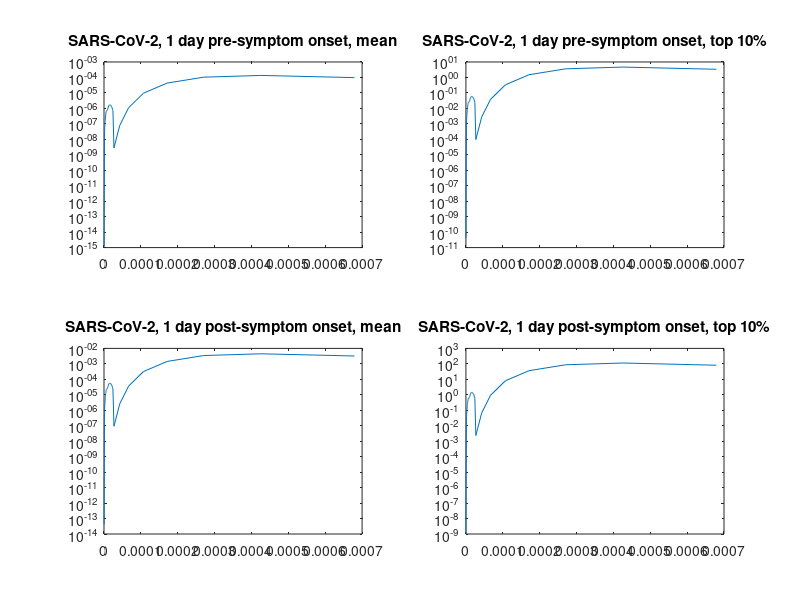

Source code (MATLAB):
%This script determines the expected rate of shedding SARS-CoV-2 via  
%droplets and aerosols while singing.

%Currently, data for talking (normally) are input for the particle profile

clear all
close all
clc

%Define values
p = 997e3; %Density of water at room temperature {g/m3}
Vml_Vg = 1; %Conversion factor (volume) from g to ml for water at room
            %temperature
v_SARS2_1daypre = 5.48; %SARS-CoV-2 mean viral load, -1 day {log10 copies/ml}
uCI_1daypre = 6.70; %upper 95% CI for v_SARS2_1daypre {log10 copies/ml}
lCI_1daypre = 4.25; %lower 95% CI for v_SARS2_1daypre {log10 copies/ml}
v_SARS2_1daypre_top10 = 10.01992; %SARS-CoV-2 viral load (98th cp), -1 day {log10 copies/ml}
uCI_1daypre_top10 = 12.51300;
lCI_1daypre_top10 = 8.02355;

v_SARS2_1daypost = 7.00; %SARS-CoV-2 mean viral load, -1 day {log10 copies/ml}
uCI_1daypost = 7.58;
lCI_1daypost = 6.43;
v_SARS2_1daypost_top10 = 11.40318; %SARS-CoV-2 viral load (98th cp), -1 day {log10 copies/ml}
uCI_1daypost_top10 = 12.48296;
lCI_1daypost_top10 = 10.41681;

gamma = 0.1e-2; %viability proportion {%}

%particle profile
d = [0.276687125
0.298633223
0.322320029
0.347885609
0.375478985
0.405260995
0.437405236
0.472099075
0.509544737
0.549960492
0.593581918
0.640663282
0.691479016
0.746325322
0.805521892
0.86941378
0.938373405
1.012802727
1.07688963
1.156428991
1.252954263
1.351503671
1.457804348
1.565478174
1.673634257
1.805271676
1.938609532
2.081795759
2.255559911
2.411392505
2.577991294
2.768402431
2.986147347
3.235396275
3.474363523
3.714401076
3.988747749
4.264323186
4.599727708
4.939464846
5.327971715
5.721497153
6.116785143
6.568572556
7.116840768
7.642492561
8.206969139
8.813138109
9.464078885
10.16309832
10.91374753
11.77215345
12.75475621
13.75796416
14.77413113
15.79484938
16.88608723
17.97249338
19.38609532
20.63334536
22.05886624
23.16646573
24.22156179
26.97361948
42.64167484
66.72819729
107.1110444
171.0602771
270.4233565
425.3331983
679.2727599]*1e-6; %hydrated particle diameters for given respiratory activity {m}
V = (p*pi*Vml_Vg/6)* d.^3; %particle volumes {ml}
R = [3.7997E-04
7.0574E-04
1.3294E-03
2.4007E-03
4.3966E-03
7.1945E-03
1.1940E-02
2.0670E-02
3.1525E-02
4.9455E-02
8.0927E-02
1.1833E-01
2.0671E-01
3.3011E-01
5.5308E-01
9.3629E-01
1.4896E+00
2.2402E+00
2.1116E+01
2.6796E+01
3.2778E+01
3.8651E+01
4.3935E+01
4.7267E+01
5.0853E+01
5.0837E+01
4.9899E+01
4.7213E+01
4.3858E+01
4.0003E+01
3.7851E+01
3.5814E+01
3.3269E+01
3.2060E+01
3.1469E+01
2.9775E+01
2.7661E+01
2.6172E+01
2.3871E+01
2.2176E+01
2.0982E+01
1.9852E+01
1.7778E+01
1.5631E+01
1.2310E+01
1.0244E+01
8.3692E+00
7.0933E+00
6.1232E+00
5.5849E+00
5.1883E+00
4.8197E+00
4.4772E+00
3.8648E+00
3.2756E+00
2.6763E+00
2.2271E+00
1.7540E+00
1.2603E+00
9.2239E-01
6.5074E-01
4.5077E-01
3.1804E-01
9.0299E-04
6.3740E-03
2.3582E-02
4.9685E-02
5.4790E-02
3.3455E-02
1.1153E-02
1.9735E-03]; %rate of particle being expelled, corresponding to particle diameters {particles/interval}


%Initialize matrices for Poisson lamda, partitioning likelihood, variance 
%(via delta method) and expelling rate at each size
n = [0:1:140]'; %up to 140 viable virions

lambda_SARS2_1daypre = zeros(length(d),1);
uCI_1daypre_lambda = zeros(length(d),1);
lCI_1daypre_lambda = zeros(length(d),1);
P_SARS2_1daypre = zeros(length(d),length(n));
Var_SARS2_1daypre = zeros(length(d),length(n));

lambda_SARS2_1daypre_top10 = zeros(length(d),1);
uCI_1daypre_top10_lambda = zeros(length(d),1);
lCI_1daypre_top10_lambda = zeros(length(d),1);
P_SARS2_1daypre_top10 = zeros(length(d),length(n));
Var_SARS2_1daypre_top10 = zeros(length(d),length(n));

lambda_SARS2_1daypost = zeros(length(d),1);
uCI_1daypost_lambda = zeros(length(d),1);
lCI_1daypost_lambda = zeros(length(d),1);
P_SARS2_1daypost = zeros(length(d),length(n));
Var_SARS2_1daypost = zeros(length(d),length(n));

lambda_SARS2_1daypost_top10 = zeros(length(d),1);
uCI_1daypost_top10_lambda = zeros(length(d),1);
lCI_1daypost_top10_lambda = zeros(length(d),1);
P_SARS2_1daypost_top10 = zeros(length(d),length(n));
Var_SARS2_1daypost_top10 = zeros(length(d),length(n));

Expel = zeros(length(d),4); %Rate of viable SARS-CoV-2 virions being expelled
uCI = zeros(length(d),4); %upper 95% CI for each expel
lCI = zeros(length(d),4); %lower 95% CI for each expel


%Determine rates of expelling SARS-CoV-2 for the given respiratory activity
for i = 1 : length(d)
    lambda_SARS2_1daypre(i) = (10^v_SARS2_1daypre)* V(i)*gamma;
    uCI_1daypre_lambda(i) = (10^uCI_1daypre)* V(i)*gamma;
    lCI_1daypre_lambda(i) = (10^lCI_1daypre)* V(i)*gamma;
    lambda_SARS2_1daypre_top10(i) = (10^v_SARS2_1daypre_top10)* V(i)*gamma;
    uCI_1daypre_top10_lambda(i) = (10^uCI_1daypre_top10)* V(i)*gamma;
    lCI_1daypre_top10_lambda(i) = (10^lCI_1daypre_top10)* V(i)*gamma;
    lambda_SARS2_1daypost(i) = (10^v_SARS2_1daypost)* V(i)*gamma;
    uCI_1daypost_lambda(i) = (10^uCI_1daypost)* V(i)*gamma;
    lCI_1daypost_lambda(i) = (10^lCI_1daypost)* V(i)*gamma;
    lambda_SARS2_1daypost_top10(i) = (10^v_SARS2_1daypost_top10)* V(i)*gamma;
    uCI_1daypost_top10_lambda(i) = (10^uCI_1daypost_top10)* V(i)*gamma;
    lCI_1daypost_top10_lambda(i) = (10^lCI_1daypost_top10)* V(i)*gamma;
    
        for k = 1 : length(n)
        P_SARS2_1daypre(i,k) = (lambda_SARS2_1daypre(i)^n(k))* ...
            exp(-lambda_SARS2_1daypre(i))/ factorial(n(k));

        P_SARS2_1daypre_top10(i,k) = (lambda_SARS2_1daypre_top10(i)^n(k))* ...
            exp(-lambda_SARS2_1daypre_top10(i))/ factorial(n(k));
        
        P_SARS2_1daypost(i,k) = (lambda_SARS2_1daypost(i)^n(k))* ...
            exp(-lambda_SARS2_1daypost(i))/ factorial(n(k));
        
        P_SARS2_1daypost_top10(i,k) = (lambda_SARS2_1daypost_top10(i)^n(k))* ...
            exp(-lambda_SARS2_1daypost_top10(i))/ factorial(n(k));
        
        end
end

Expel(:,1) = lambda_SARS2_1daypre.*R;
Expel(:,2) = lambda_SARS2_1daypre_top10.*R;
Expel(:,3) = lambda_SARS2_1daypost.*R;
Expel(:,4) = lambda_SARS2_1daypost_top10.*R;

uCI(:,1) = uCI_1daypre_lambda.*R - Expel(:,1);
uCI(:,2) = uCI_1daypre_top10_lambda.*R - Expel(:,2);
uCI(:,3) = uCI_1daypost_lambda.*R - Expel(:,3);
uCI(:,4) = uCI_1daypost_top10_lambda.*R - Expel(:,4);

lCI(:,1) = Expel(:,1) - lCI_1daypre_lambda.*R;
lCI(:,2) = Expel(:,2) - lCI_1daypre_top10_lambda.*R;
lCI(:,3) = Expel(:,3) - lCI_1daypost_lambda.*R;
lCI(:,4) = Expel(:,4) - lCI_1daypost_top10_lambda.*R;

subplot(2,2,1)
plot(d,Expel(:,1))
title('SARS-CoV-2, 1 day pre-symptom onset, mean')
set(gca,'YScale','log')
hold on
hold off

subplot(2,2,2)
plot(d,Expel(:,2))
title('SARS-CoV-2, 1 day pre-symptom onset, top 10%')
set(gca,'YScale','log')

subplot(2,2,3)
plot(d,Expel(:,3))
title('SARS-CoV-2, 1 day post-symptom onset, mean')
set(gca,'YScale','log')

subplot(2,2,4)
plot(d,Expel(:,4))
title('SARS-CoV-2, 1 day post-symptom onset, top 10%')
set(gca,'YScale','log')